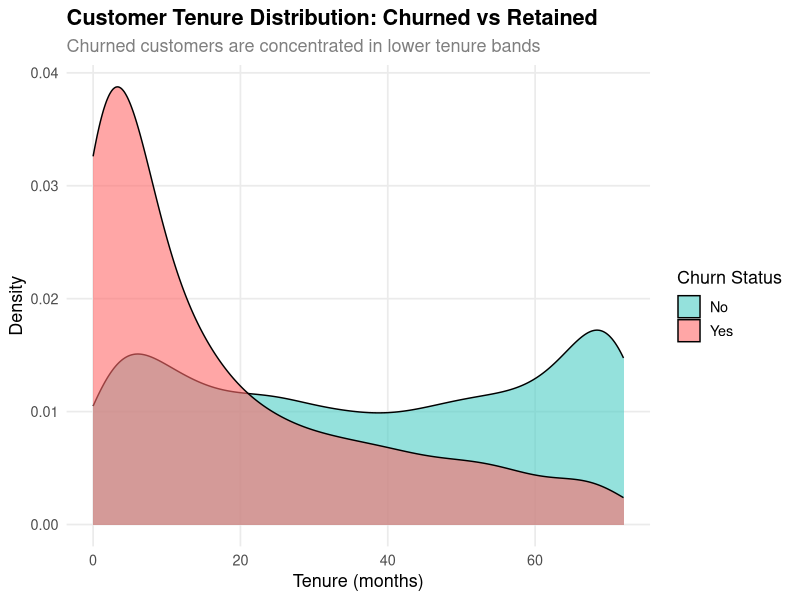

Write R code to recreate this figure.
# ============================================================
# RetailPulse 360 | Customer Churn Intelligence Platform
# File: 01_hypothesis_testing.R
# Description: Statistical validation of churn drivers
# Author: Shaik Kashida
# ============================================================

library(tidyverse)
library(broom)
library(scales)
library(ggplot2)

# ── Load data ─────────────────────────────────────────────────────────────────
df <- read_csv("../data/processed/cleaned_churn_base.csv", show_col_types = FALSE)

cat("═══════════════════════════════════════════════════════\n")
cat("  RetailPulse 360 — Statistical Analysis Report\n")
cat("═══════════════════════════════════════════════════════\n\n")

# ── Descriptive statistics ────────────────────────────────────────────────────
cat("── Descriptive Statistics ──────────────────────────────\n")
df %>%
  select(tenure, MonthlyCharges, TotalCharges, Churn_Flag) %>%
  summary() %>%
  print()


# ── TEST 1: Two-Sample t-test ─────────────────────────────────────────────────
# H0: Churned and retained customers have equal mean tenure
# H1: Churned customers have significantly lower tenure (directional)
cat("\n── TEST 1: Tenure vs Churn (Two-Sample t-test) ─────────\n")

churned_tenure  <- df %>% filter(Churn == "Yes") %>% pull(tenure)
retained_tenure <- df %>% filter(Churn == "No")  %>% pull(tenure)

t_result <- t.test(churned_tenure, retained_tenure,
                   alternative = "less",
                   var.equal   = FALSE)   # Welch's t-test

cat(sprintf("  Churned customers  — Avg tenure: %.1f months\n", mean(churned_tenure)))
cat(sprintf("  Retained customers — Avg tenure: %.1f months\n", mean(retained_tenure)))
cat(sprintf("  Difference:           %.1f months\n",
            mean(retained_tenure) - mean(churned_tenure)))
cat(sprintf("  t-statistic: %.4f\n", t_result$statistic))
cat(sprintf("  p-value:     %.6f\n", t_result$p.value))
cat(sprintf("  95%% CI:     [%.2f, %.2f]\n",
            t_result$conf.int[1], t_result$conf.int[2]))
cat(if (t_result$p.value < 0.05)
    "  ✅ SIGNIFICANT — churned customers leave significantly earlier (p < 0.05)\n"
    else
    "  ❌ Not significant at 0.05 level\n")


# ── TEST 2: Chi-square test ───────────────────────────────────────────────────
# H0: Contract type and churn are independent
# H1: Contract type significantly affects churn probability
cat("\n── TEST 2: Contract Type vs Churn (Chi-Square Test) ────\n")

contingency_table <- table(df$Contract, df$Churn)
print(contingency_table)

chi_result <- chisq.test(contingency_table)
cat(sprintf("\n  Chi-square statistic: %.4f\n", chi_result$statistic))
cat(sprintf("  Degrees of freedom:   %d\n",    chi_result$parameter))
cat(sprintf("  p-value:              %.2e\n",  chi_result$p.value))
cat(if (chi_result$p.value < 0.001)
    "  ✅ SIGNIFICANT — contract type is a highly significant predictor of churn\n"
    else
    "  ❌ Not significant\n")


# ── TEST 3: Monthly charges comparison (churned vs retained) ──────────────────
cat("\n── TEST 3: Monthly Charges vs Churn (t-test) ───────────\n")

churned_charges  <- df %>% filter(Churn == "Yes") %>% pull(MonthlyCharges)
retained_charges <- df %>% filter(Churn == "No")  %>% pull(MonthlyCharges)

charges_test <- t.test(churned_charges, retained_charges)

cat(sprintf("  Churned avg charge:  $%.2f\n", mean(churned_charges)))
cat(sprintf("  Retained avg charge: $%.2f\n", mean(retained_charges)))
cat(sprintf("  p-value: %.6f\n", charges_test$p.value))
cat(if (charges_test$p.value < 0.05)
    "  ✅ SIGNIFICANT — churned customers pay significantly higher monthly charges\n"
    else
    "  ❌ Not significant\n")


# ── Visualization: Tenure distribution by churn status ───────────────────────
p1 <- ggplot(df, aes(x = tenure, fill = Churn)) +
  geom_density(alpha = 0.6, adjust = 1.2) +
  scale_fill_manual(values = c("No" = "#4ECDC4", "Yes" = "#FF6B6B")) +
  labs(
    title    = "Customer Tenure Distribution: Churned vs Retained",
    subtitle = "Churned customers are concentrated in lower tenure bands",
    x        = "Tenure (months)",
    y        = "Density",
    fill     = "Churn Status"
  ) +
  theme_minimal(base_size = 13) +
  theme(
    plot.title    = element_text(face = "bold"),
    plot.subtitle = element_text(color = "grey50"),
    panel.grid.minor = element_blank()
  )

ggsave("../docs/screenshots/r_tenure_density.png", p1,
       width = 10, height = 6, dpi = 150)
cat("\n  📊 Saved: docs/screenshots/r_tenure_density.png\n")


cat("\n═══════════════════════════════════════════════════════\n")
cat("  Analysis Complete. See r_analysis/02_logistic_regression.R\n")
cat("  for churn probability modeling.\n")
cat("═══════════════════════════════════════════════════════\n")
